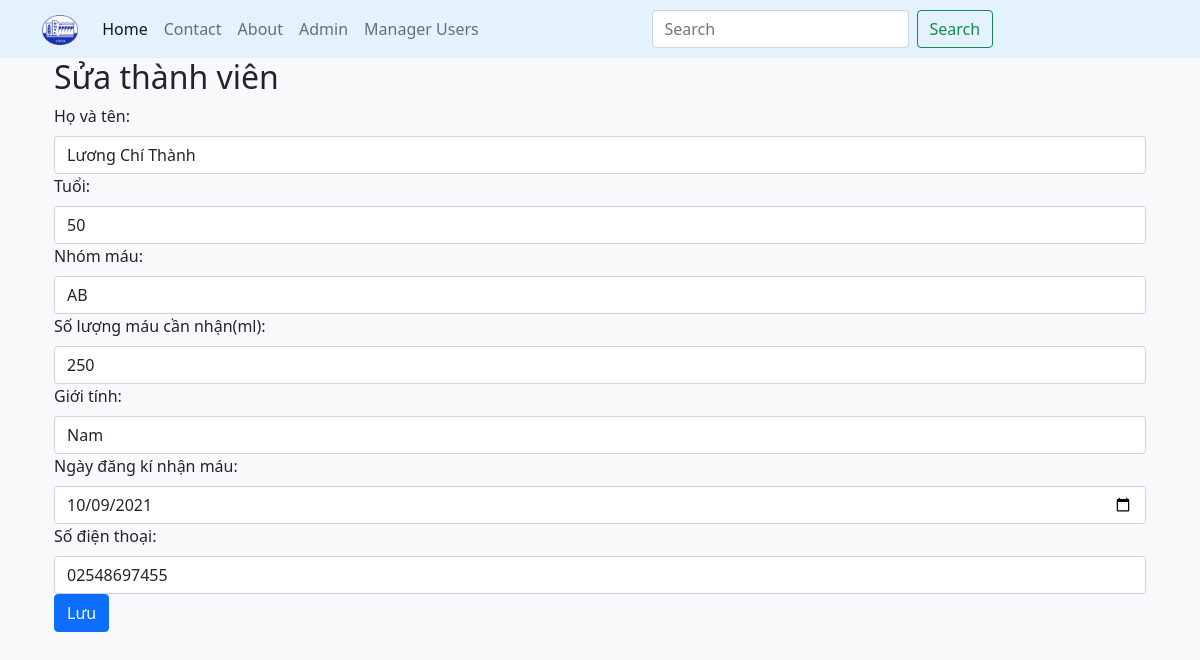
The page /src/edit.php?id=5 on the database its author committed.
### tables this page shows
CREATE TABLE `blood_recipient` (
  `reci_id` int(11) NOT NULL,
  `reci_name` varchar(50) DEFAULT NULL,
  `reci_age` int(11) DEFAULT NULL,
  `reci_bgrp` char(10) DEFAULT NULL,
  `reci_bqnty` int(11) DEFAULT NULL,
  `reci_sex` varchar(10) DEFAULT NULL,
  `reci_reg_date` date DEFAULT NULL,
  `reci_phno` char(11) DEFAULT NULL
);

### src/edit.php (the view, shortened to what this page needs)
<?php
require("./config/db.php");
?>
<!DOCTYPE html>
<html lang="en">
<head>
    <link href="https://cdn.jsdelivr.net/npm/bootstrap@5.0.2/dist/css/bootstrap.min.css" rel="stylesheet">
    <link rel="stylesheet" href="https://cdnjs.cloudflare.com/ajax/libs/font-awesome/5.15.4/css/all.min.css">
    <link rel="stylesheet" href="css/index.css">
</head>
<body class="bg-light">
    <div class="header">
        <nav class="navbar navbar-expand-lg navbar-light " style="background-color: #e3f2fd;">
            <div class="container">
                <a class="navbar-brand" href="index.php">
                    <img src="images/logo.png" height="30px" alt="">
                </a>
                <div class="collapse navbar-collapse" id="navbarSupportedContent">
                    <ul class="navbar-nav me-auto mb-2 mb-lg-0">
                        <li class="nav-item">
                            <a class="nav-link active" aria-current="page" href="index.php">Home</a>
                        </li>
                        <li class="nav-item">
                            <a class="nav-link" href="#">Contact</a>
                        </li>
                        <li class="nav-item">
                            <a class="nav-link" href="#">About</a>
                        </li>
                        <li class="nav-item">
                            <a class="nav-link" href="admin.php">Admin</a>
                        </li>
                        <li class="nav-item">
                            <a class="nav-link" href="manager.php">Manager Users</a>
                        </li>
                    </ul>
                    <form class="d-flex me-auto">
                        <input class="form-control me-2" type="search" placeholder="Search" aria-label="Search">
                        <button class="btn btn-outline-success" type="submit">Search</button>
                    </form>
                </div>
            </div>
        </nav>
    </div>
    <main class="container">
        <?php
        $reci_id = $_GET['id'];
        $query = mysqli_query($conn, "select * from `blood_recipient` where reci_id='$reci_id'");
        $row = mysqli_fetch_assoc($query);
        ?>
        <div class="container-fluid !direction !spacing">
            <form method="POST" class="form">
                <h2>Sửa thành viên</h2>
                    <label for="formGroupExampleInput" class="form-label">Họ và tên: </label>
                    <input type="text" class="form-control" id="formGroupExampleInput" value="<?php echo $row['reci_name']; ?>" name="name">
                    <label for="formGroupExampleInput" class="form-label">Tuổi: </label>
                    <input type="int" class="form-control" id="formGroupExampleInput" value="<?php echo $row['reci_age']; ?>" name="age">
                    <label for="formGroupExampleInput" class="form-label">Nhóm máu: </label>
                    <input type="text" class="form-control" id="formGroupExampleInput" value="<?php echo $row['reci_bgrp']; ?>" name="bloodGr">
                    <label for="formGroupExampleInput" class="form-label">Số lượng máu cần nhận(ml): </label>
                    <input type="int" class="form-control" id="formGroupExampleInput" value="<?php echo $row['reci_bqnty']; ?>" name="bloodQnty">
                    <label for="formGroupExampleInput" class="form-label">Giới tính: </label>
                    <input type="text" class="form-control" id="formGroupExampleInput" value="<?php echo $row['reci_sex']; ?>" name="gender">
                    <label for="formGroupExampleInput" class="form-label">Ngày đăng kí nhận máu: </label>
                    <input type="date" class="form-control" id="formGroupExampleInput" value="<?php echo $row['reci_reg_date']; ?>" name="date">
                    <label for="formGroupExampleInput" class="form-label">Số điện thoại: </label>
                    <input type="text" class="form-control" id="formGroupExampleInput" value="<?php echo $row['reci_phno']; ?>" name="phone">
                    <input class="btn btn-primary" type="submit" value="Lưu" name="update">
            </form>
        </div>
    </main>
</body>
</html>

### src/css/index.css (style rules this page uses)
a { text-decoration: none; }
.header { background-color: #e3f2fd; }

### rows shown on the page
blood_recipient: name "Lương Chí Thành", age "50", bloodGr "AB", bloodQnty "250", gender "Nam", date "10/09/2021", phone "02548697455"
